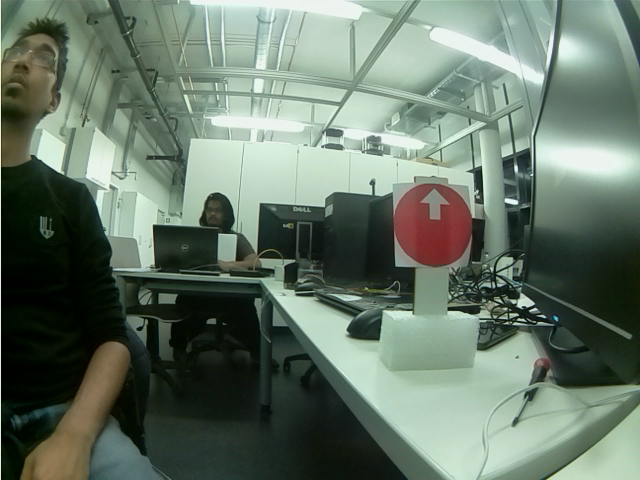
#> input picture all_codes/Sign Detection/opencv_frame_0.png, 640 x 480 px
$ python -i detect_up.py   (imports and definitions only)
#> lines starting #> are read from the running program, lines starting #| are printed output that depends on the picture; after the words box and inside, x2 and y2 are one past the last pixel; in counts of white or black regions, pixels touching at a corner belong together
#> further down, picture is the input picture: shape (480, 640, 3); mean B, G, R 104.3, 118.5, 102.9
# -*- coding: utf-8 -*-
"""
Created on Mon Nov 11 11:13:38 2019
@author: batho
"""
import numpy as np
import cv2
import matplotlib.pyplot as plt

def find_up(image):
    try:
        operatedImage = cv2.cvtColor(image, cv2.COLOR_BGR2GRAY)
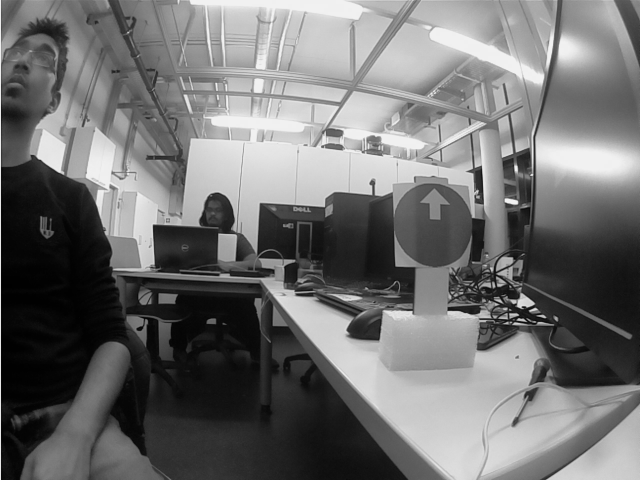
#> operatedImage: shape (480, 640); min 0, max 241, mean 112.2
        half=int(image.shape[0]/2)
#> half = 240
        # modify the data type
        # setting to 32-bit floating point
        operatedImage = np.float32(operatedImage)

        # apply the cv2.cornerHarris method
        # to detect the corners with appropriate
        # values as input parameters
        dest = cv2.cornerHarris(operatedImage, 4, 19, 0.06)
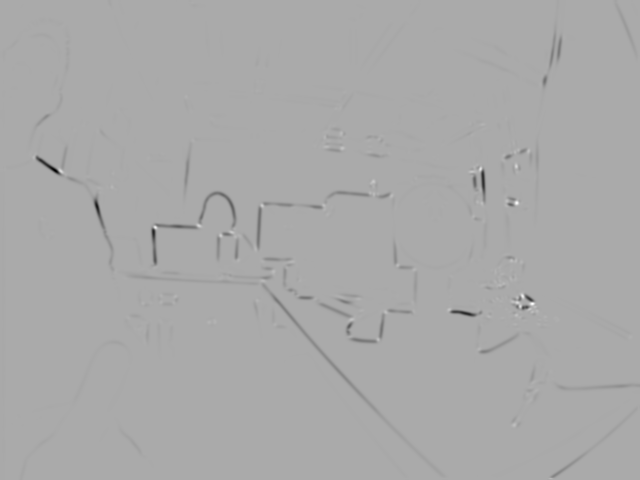
#> dest: shape (480, 640) float32; min -1.68e+25, max 8.35e+24, mean -8.06e+22; drawn with min black and max white
        image[dest > 0.12 * dest.max()]=[0, 0, 255]
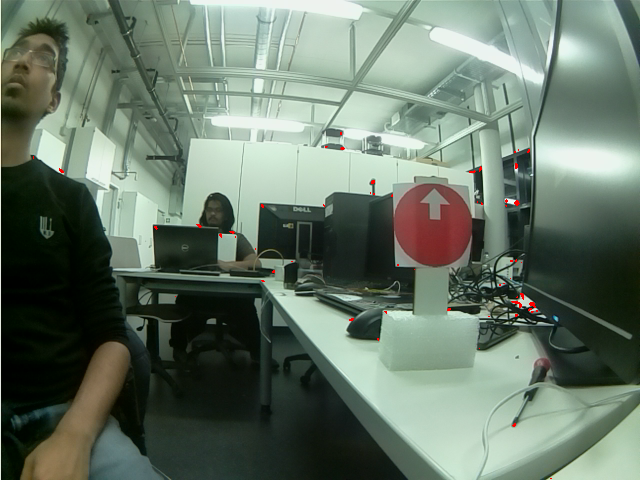
#> image: shape (480, 640, 3); 0.14% of pixels changed, all inside (x1, y1, x2, y2) = (33, 132, 552, 479)

        # Results are marked through the dilated corners
        ret, dest = cv2.threshold(dest,0.12*dest.max(),255,0)
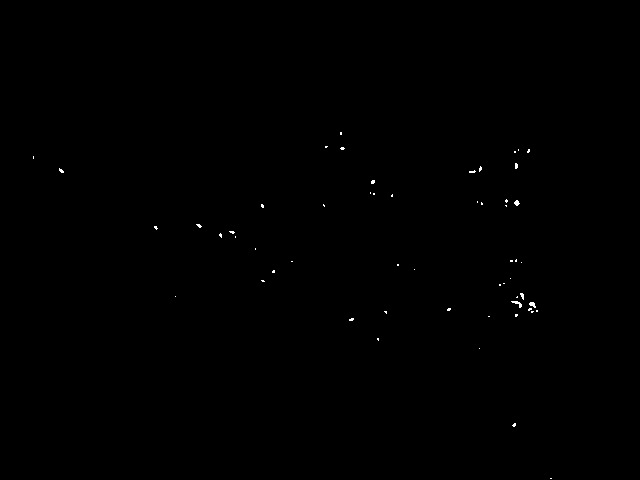
#> dest: shape (480, 640) float32; 0.14% white in thin lines or dots, all inside (x1, y1, x2, y2) = (33, 132, 552, 479)
#> ret = 1e+24
        dest = np.uint8(dest)

        ret, labels, stats, centroids = cv2.connectedComponentsWithStats(dest)
#> labels: shape (480, 640) int32; 57 distinct labels, from 0 to 56
#> ret = 57; stats = 57 rows, first 6: [0, 0, 640, 480, 306778], [340, 132, 2, 3, 6], [325, 146, 3, 2, 5], [340, 147, 5, 3, 11], [518, 149, 1, 2, 2], [527, 149, 3, 4, 9]; centroids = 57 pairs, first value 33 to 550.5, second value 133 to 478
        up=0
        nothing=0
        for c in centroids:
            if c[1]<half:
                up+=1

            else:
                nothing+=1
#> this loop made 57 passes
#> c on passes 1 to 12: [319.4, 239.5], [340.5, 133], [325.8, 146.4], [342, 148], [518, 149.5], [528.1, 150.6], [514.5, 151.5], [33, 157], [515.9, 165.5], [479.9, 168.5], [60.87, 170.3], [471.9, 171.4]
#> after the loop, nothing = 29; up = 28

        if up>nothing:
            print('Going Up')
            return 'up', up
        else: return 'nothing',0
    except:
        print('Exceeds Thresshold')
        return 'nothing',0
# Reverting back to the original image,
# with optimal threshold value

#cv2.imshow('res', image)
#cv2.waitKey()

>>> import cv2
>>> picture = cv2.imread('opencv_frame_0.png')
>>> result = find_up(picture)
#> result = ('nothing', 0)

$ run again, on all_codes/Sign Detection/opencv_frame_10.png
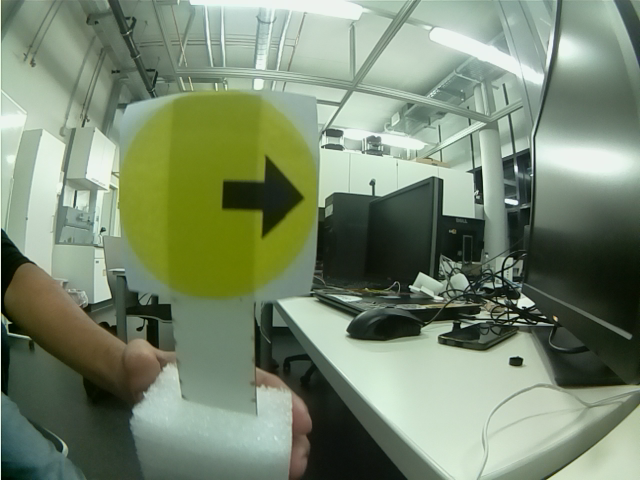
#> input picture all_codes/Sign Detection/opencv_frame_10.png, 640 x 480 px
#> picture is the input picture: shape (480, 640, 3); mean B, G, R 111.3, 136.2, 120.8
#> in find_up, `dest = cv2.cornerHarris(operatedImage, 4, 19, 0.06)`:
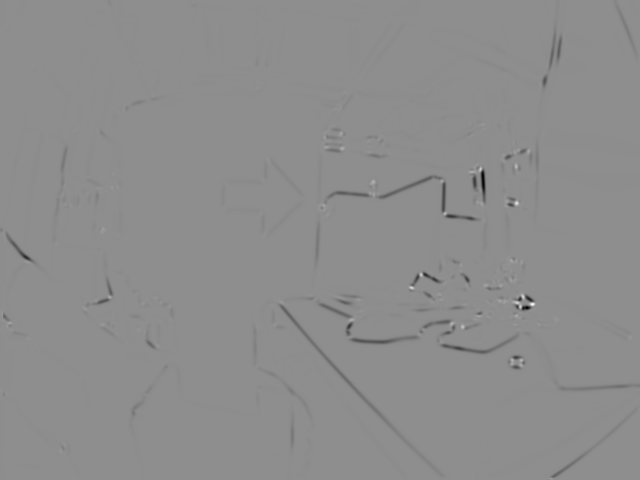
#> dest: shape (480, 640) float32; min -1.45e+25, max 1.15e+25, mean -7.51e+22; drawn with min black and max white
#> in find_up, `image[dest > 0.12 * dest.max()]=[0, 0, 255]`:
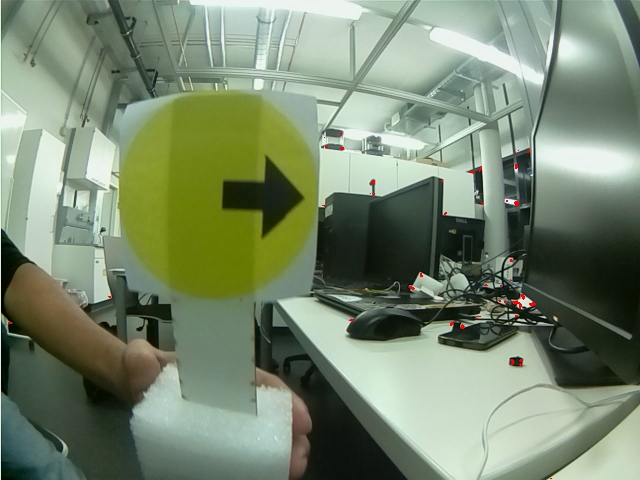
#> image: shape (480, 640, 3); 0.11% of pixels changed, all inside (x1, y1, x2, y2) = (8, 132, 552, 479)
#> in find_up, `ret, dest = cv2.threshold(dest,0.12*dest.max(),255,0)`: ret = 1.38e+24
#> labels: shape (480, 640) int32; 44 distinct labels, from 0 to 43
#> in find_up, `ret, labels, stats, centroids = cv2.connectedComponentsWithStats(dest)`: ret = 44; stats = 44 rows, first 6: [0, 0, 640, 480, 306849], [340, 132, 2, 3, 5], [324, 137, 1, 1, 1], [325, 146, 3, 2, 6], [340, 147, 4, 3, 10], [518, 150, 1, 1, 1]; centroids = 44 pairs, first value 9 to 550.5, second value 133.2 to 478
#> the loop in find_up, `for c in centroids:` made 44 passes
#> c on passes 1 to 8: [319.3, 239.5], [340.6, 133.2], [324, 137], [326, 146.5], [341.8, 148], [518, 150], [528, 151], [514.5, 152]
#> after the loop in find_up, `for c in centroids:`: nothing = 23; up = 21
#> result = ('nothing', 0)
